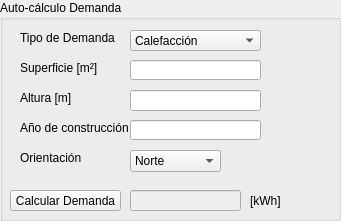
      <widget class="QGroupBox" name="gbautodemanda">
       <property name="geometry">
        <rect>
         <x>10</x>
         <y>90</y>
         <width>341</width>
         <height>221</height>
        </rect>
       </property>
       <property name="font">
        <font>
         <weight>50</weight>
         <bold>false</bold>
        </font>
       </property>
       <property name="title">
        <string>Auto-cálculo Demanda</string>
       </property>
       <widget class="QLabel" name="lbtipodemanda_2">
        <property name="geometry">
         <rect>
          <x>20</x>
          <y>30</y>
          <width>111</width>
          <height>16</height>
         </rect>
        </property>
        <property name="text">
         <string>Tipo de Demanda</string>
        </property>
       </widget>
       <widget class="QComboBox" name="cbtipodemanda_2">
        <property name="geometry">
         <rect>
          <x>130</x>
          <y>30</y>
          <width>131</width>
          <height>21</height>
         </rect>
        </property>
        <item>
         <property name="text">
          <string>Calefacción</string>
         </property>
        </item>
        <item>
         <property name="text">
          <string>Refrigeración</string>
         </property>
        </item>
       </widget>
       <widget class="QLabel" name="lbsuperficie">
        <property name="geometry">
         <rect>
          <x>20</x>
          <y>60</y>
          <width>111</width>
          <height>16</height>
         </rect>
        </property>
        <property name="font">
         <font>
          <strikeout>false</strikeout>
         </font>
        </property>
        <property name="text">
         <string>Superficie [m²]</string>
        </property>
       </widget>
       <widget class="QLineEdit" name="lesuperficie">
        <property name="geometry">
         <rect>
          <x>130</x>
          <y>60</y>
          <width>131</width>
          <height>20</height>
         </rect>
        </property>
       </widget>
       <widget class="QLabel" name="lbaltura">
        <property name="geometry">
         <rect>
          <x>20</x>
          <y>90</y>
          <width>91</width>
          <height>16</height>
         </rect>
        </property>
        <property name="text">
         <string>Altura [m]</string>
        </property>
       </widget>
       <widget class="QLineEdit" name="lealtura">
        <property name="geometry">
         <rect>
          <x>130</x>
          <y>90</y>
          <width>131</width>
          <height>21</height>
         </rect>
        </property>
       </widget>
       <widget class="QComboBox" name="cborientacion">
        <property name="geometry">
         <rect>
          <x>130</x>
          <y>150</y>
          <width>91</width>
          <height>22</height>
         </rect>
        </property>
        <item>
         <property name="text">
          <string>Norte</string>
         </property>
        </item>
        <item>
         <property name="text">
          <string>Sur</string>
         </property>
        </item>
        <item>
         <property name="text">
          <string>Este</string>
         </property>
        </item>
        <item>
         <property name="text">
          <string>Oeste</string>
         </property>
        </item>
       </widget>
       <widget class="QLabel" name="lbyear">
        <property name="geometry">
         <rect>
          <x>20</x>
          <y>120</y>
          <width>141</width>
          <height>16</height>
         </rect>
        </property>
        <property name="text">
         <string>Año de construcción</string>
        </property>
       </widget>
       <widget class="QLineEdit" name="leyear">
        <property name="geometry">
         <rect>
          <x>130</x>
          <y>120</y>
          <width>131</width>
          <height>20</height>
         </rect>
        </property>
       </widget>
       <widget class="QLabel" name="lborientacion">
        <property name="geometry">
         <rect>
          <x>20</x>
          <y>150</y>
          <width>91</width>
          <height>16</height>
         </rect>
        </property>
        <property name="text">
         <string>Orientación</string>
        </property>
       </widget>
       <widget class="QPushButton" name="pbcalculardemanda_2">
        <property name="geometry">
         <rect>
          <x>10</x>
          <y>190</y>
          <width>111</width>
          <height>21</height>
         </rect>
        </property>
        <property name="toolTip">
         <string>Ver mapa de conductividades</string>
        </property>
        <property name="text">
         <string>Calcular Demanda</string>
        </property>
       </widget>
       <widget class="QLineEdit" name="leautodemanda">
        <property name="enabled">
         <bool>false</bool>
        </property>
        <property name="geometry">
         <rect>
          <x>130</x>
          <y>190</y>
          <width>111</width>
          <height>21</height>
         </rect>
        </property>
       </widget>
       <widget class="QLabel" name="lbkwh2">
        <property name="geometry">
         <rect>
          <x>250</x>
          <y>190</y>
          <width>61</width>
          <height>21</height>
         </rect>
        </property>
        <property name="text">
         <string>[kWh]</string>
        </property>
       </widget>
      </widget>
